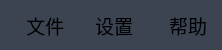
     <widget class="QWidget" name="widget_16" native="true">
      <property name="minimumSize">
       <size>
        <width>0</width>
        <height>50</height>
       </size>
      </property>
      <property name="maximumSize">
       <size>
        <width>16777215</width>
        <height>50</height>
       </size>
      </property>
      <property name="styleSheet">
       <string notr="true">QWidget{
	background-color: rgb(60, 68, 81);
}
</string>
      </property>
      <layout class="QGridLayout" name="gridLayout_11">
       <property name="leftMargin">
        <number>0</number>
       </property>
       <property name="topMargin">
        <number>9</number>
       </property>
       <property name="rightMargin">
        <number>0</number>
       </property>
       <property name="bottomMargin">
        <number>0</number>
       </property>
       <item row="0" column="0">
        <widget class="QMenuBar" name="menubar">
         <property name="font">
          <font>
           <family>Microsoft YaHei UI</family>
           <pointsize>14</pointsize>
           <italic>false</italic>
           <bold>false</bold>
          </font>
         </property>
         <property name="styleSheet">
          <string notr="true"/>
         </property>
         <widget class="QMenu" name="menu_file">
          <property name="font">
           <font>
            <family>Microsoft YaHei UI</family>
            <pointsize>14</pointsize>
            <italic>false</italic>
            <bold>false</bold>
           </font>
          </property>
          <property name="styleSheet">
           <string notr="true"/>
          </property>
          <property name="title">
           <string>   文件 </string>
          </property>
          <addaction name="actionnew_file"/>
          <addaction name="actionopen"/>
          <addaction name="actionsave"/>
          <addaction name="action_save_as"/>
          <addaction name="separator"/>
          <addaction name="actionclose"/>
         </widget>
         <widget class="QMenu" name="menu_setting">
          <property name="font">
           <font>
            <family>Microsoft YaHei UI</family>
            <pointsize>14</pointsize>
            <italic>false</italic>
            <bold>false</bold>
           </font>
          </property>
          <property name="styleSheet">
           <string notr="true"/>
          </property>
          <property name="title">
           <string>  设置  </string>
          </property>
          <widget class="QMenu" name="menu">
           <property name="title">
            <string>保存图片</string>
           </property>
           <addaction name="action_not_save_image"/>
           <addaction name="action_save_img"/>
           <addaction name="action_save_ng_image"/>
          </widget>
          <addaction name="actionpara_setting"/>
          <addaction name="actioncam_setting"/>
          <addaction name="action_calibration"/>
          <addaction name="action_simulation_path_setting"/>
          <addaction name="actionoutput_setting"/>
          <addaction name="menu"/>
         </widget>
         <widget class="QMenu" name="menu_help">
          <property name="font">
           <font>
            <family>Microsoft YaHei UI</family>
            <pointsize>14</pointsize>
            <italic>false</italic>
            <bold>false</bold>
           </font>
          </property>
          <property name="styleSheet">
           <string notr="true"/>
          </property>
          <property name="title">
           <string>  帮助  </string>
          </property>
          <addaction name="actionabout_nengge"/>
         </widget>
         <addaction name="menu_file"/>
         <addaction name="menu_setting"/>
         <addaction name="menu_help"/>
        </widget>
       </item>
      </layout>
     </widget>
